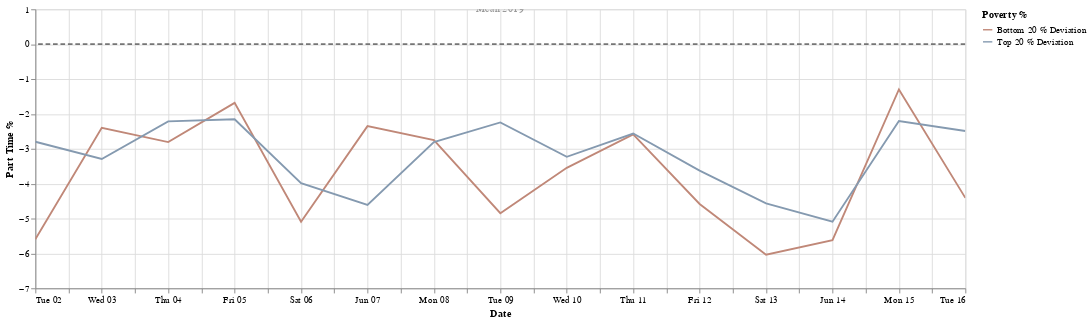

Notebook code for this chart:
### Markdown cell above
**June 3, 2020:** 
Chicago began gradually allowing businesses to open doors for outside dining and other services, though some shops remained closed following lootings in the aftermath of George Floyd's death, during phase three of its reopening.

### Code cell
start_date = '2020-6-1'
end_date = '2020-6-16'
df3 = apply_date_filter(df,start_date,end_date)
chart = create_chart(df3)
chart

### Figure 1 — Vega-Lite specification as saved in the notebook (floating-point values rounded to 4 significant figures)
{"config": {"view": {"continuousHeight": 300, "continuousWidth": 400}, "range": {"category": {"scheme": ["#FF4500", "#a0aab4", "#4E79A7"]}}}, "layer": [{"data": {"name": "data-80c50165dad22a4088ed6ff535bce6e6"}, "mark": "line", "encoding": {"color": {"type": "nominal", "field": "Poverty %"}, "x": {"type": "temporal", "field": "date", "title": "Date"}, "y": {"type": "quantitative", "field": "part_time_work", "title": "Part Time %"}}, "selection": {"selector003": {"type": "interval", "bind": "scales", "encodings": ["x", "y"]}}, "transform": [{"fold": ["Bottom 20 % Deviation", "Top 20 % Deviation"], "as": ["Poverty %", "part_time_work"]}], "width": 1000}, {"data": {"name": "data-7f3a6b86ed460c4e648f2393735a11f6"}, "mark": {"type": "rule", "color": "#757575", "size": 2, "strokeDash": [5, 3]}, "encoding": {"size": {"value": 2}, "y": {"type": "quantitative", "field": "Mean 2019"}}}, {"data": {"name": "data-d764767e7dd3b10b2c76c1355ce10ef3"}, "mark": {"type": "text", "angle": 0, "text": "Mean 2019"}, "encoding": {"opacity": {"value": 0.4}, "y": {"type": "quantitative", "field": "y"}}}], "$schema": "https://vega.github.io/schema/vega-lite/v4.8.1.json", "datasets": {"data-80c50165dad22a4088ed6ff535bce6e6": [{"date": "2020-06-08T00:00:00+00:00", "Top 20 %": 6.172, "Bottom 20 %": 6.228, "Top 20 % Deviation": -2.808, "Bottom 20 % Deviation": -2.751}, {"date": "2020-06-09T00:00:00+00:00", "Top 20 %": 6.736, "Bottom 20 %": 4.133, "Top 20 % Deviation": -2.243, "Bottom 20 % Deviation": -4.846}, {"date": "2020-06-12T00:00:00+00:00", "Top 20 %": 5.352, "Bottom 20 %": 4.396, "Top 20 % Deviation": -3.627, "Bottom 20 % Deviation": -4.583}, {"date": "2020-06-16T00:00:00+00:00", "Top 20 %": 6.489, "Bottom 20 %": 4.573, "Top 20 % Deviation": -2.49, "Bottom 20 % Deviation": -4.406}, {"date": "2020-06-07T00:00:00+00:00", "Top 20 %": 4.372, "Bottom 20 %": 6.629, "Top 20 % Deviation": -4.608, "Bottom 20 % Deviation": -2.351}, {"date": "2020-06-13T00:00:00+00:00", "Top 20 %": 4.414, "Bottom 20 %": 2.943, "Top 20 % Deviation": -4.565, "Bottom 20 % Deviation": -6.036}, {"date": "2020-06-11T00:00:00+00:00", "Top 20 %": 6.418, "Bottom 20 %": 6.392, "Top 20 % Deviation": -2.561, "Bottom 20 % Deviation": -2.587}, {"date": "2020-06-15T00:00:00+00:00", "Top 20 %": 6.777, "Bottom 20 %": 7.68, "Top 20 % Deviation": -2.203, "Bottom 20 % Deviation": -1.299}, {"date": "2020-06-14T00:00:00+00:00", "Top 20 %": 3.887, "Bottom 20 %": 3.358, "Top 20 % Deviation": -5.092, "Bottom 20 % Deviation": -5.621}, {"date": "2020-06-06T00:00:00+00:00", "Top 20 %": 4.992, "Bottom 20 %": 3.889, "Top 20 % Deviation": -3.988, "Bottom 20 % Deviation": -5.091}, {"date": "2020-06-03T00:00:00+00:00", "Top 20 %": 5.688, "Bottom 20 %": 6.583, "Top 20 % Deviation": -3.291, "Bottom 20 % Deviation": -2.396}, {"date": "2020-06-02T00:00:00+00:00", "Top 20 %": 6.182, "Bottom 20 %": 3.385, "Top 20 % Deviation": -2.798, "Bottom 20 % Deviation": -5.595}, {"date": "2020-06-05T00:00:00+00:00", "Top 20 %": 6.827, "Bottom 20 %": 7.297, "Top 20 % Deviation": -2.152, "Bottom 20 % Deviation": -1.683}, {"date": "2020-06-04T00:00:00+00:00", "Top 20 %": 6.767, "Bottom 20 %": 6.171, "Top 20 % Deviation": -2.213, "Bottom 20 % Deviation": -2.808}, {"date": "2020-06-10T00:00:00+00:00", "Top 20 %": 5.751, "Bottom 20 %": 5.434, "Top 20 % Deviation": -3.229, "Bottom 20 % Deviation": -3.545}], "data-7f3a6b86ed460c4e648f2393735a11f6": [{"Mean 2019": 0}], "data-d764767e7dd3b10b2c76c1355ce10ef3": [{"y": 1}]}}
